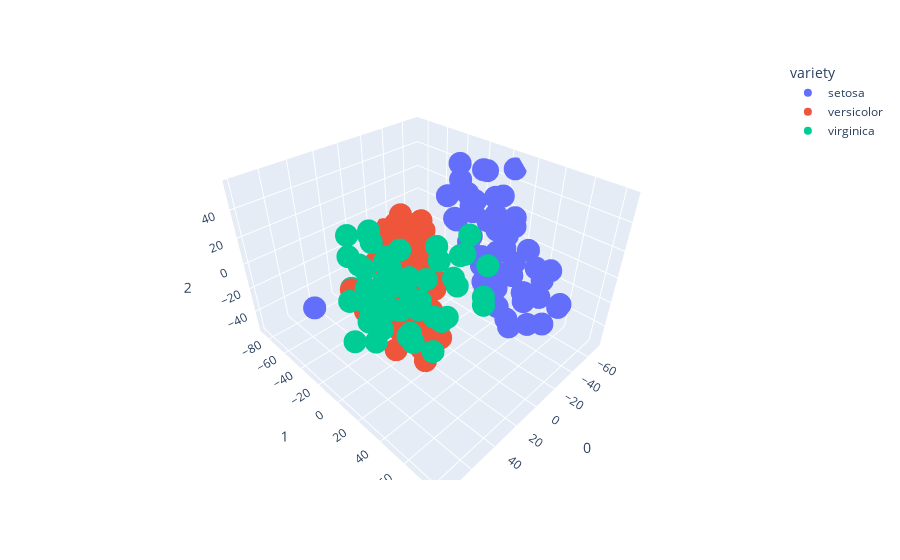

The cell this chart's notebook holds for it:
### Code cell
from sklearn.manifold import TSNE
import plotly.express as px

df = px.data.iris()

features = df.loc[:, :"petal_width"]

tsne = TSNE(n_components=3, random_state=0)
projections = tsne.fit_transform(
    features,
)

fig = px.scatter_3d(
    projections, x=0, y=1, z=2, color=df.species, labels={"color": "variety"}
)

fig.update_traces(marker_size=8)
fig.show()
